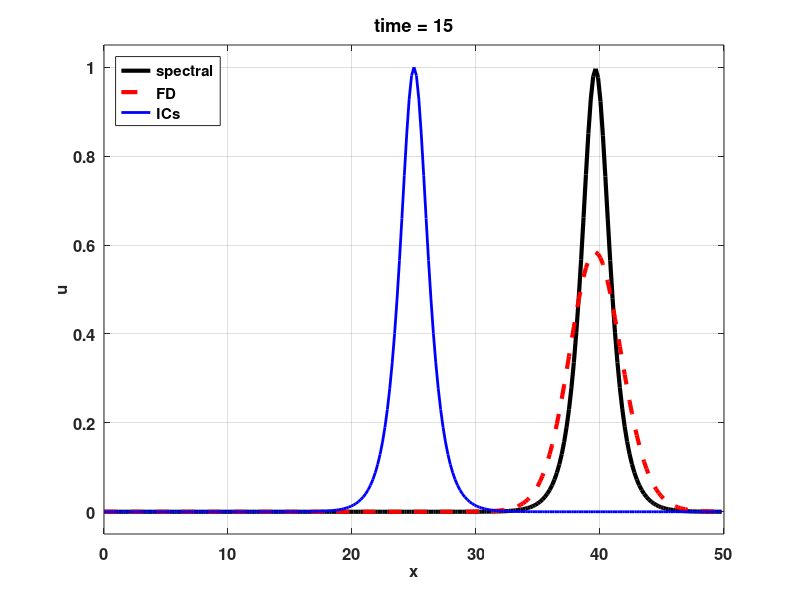

Source code (MATLAB):
%FFT and FD based methods for advection equation with periodic BCs
clear all;close all

%define a spatial grid
xmin = 0;
xmax = 50;
N = 2^8;
%Nx is the actual number of points, Nx is the doubled grid for the BCs
x = linspace(xmin,xmax,N+1);
x=x(1:end-1);
dx=x(2)-x(1);

% define wave speed
c=1; cfl=dx/c;

% For FD
xfd = linspace(xmin,xmax,N+1);
dxfd=xfd(2)-xfd(1); dxfd2=dxfd*dxfd;
e=ones(N+1,1);
Dx = spdiags([-e e], -1:0, N+1, N+1);
Dx=(1/dxfd)*Dx;
% for periodic BCs
Dx(1,end)=-Dx(1,1);

%make initial condition
%u0 = [-sech((xn+25)) sech((x-25))];
u0= sech(x-0.5*xmax);
un=u0;
unfd=sech(xfd-0.5*xmax)';

%make wave numbers
nyquist_freq = 2*pi/(xmax-xmin);
ks=[0:N/2-1 0 -N/2+1:-1]*nyquist_freq;
ks2=ks.*ks; ks3=ks2.*ks;

%time step and number of steps
dt = 0.1*cfl; dt2=dt*dt;
numsteps=15;
numouts=50;

figure(1)
clf
plot(x,u0,'k-','linewidth',2)
grid on
xlabel('x','fontweight','bold','fontsize',12);
ylabel('u','fontweight','bold','fontsize',12);
axis([0 xmax -0.05 1.05])
drawnow
t=0;
% first order time stepping
kappa_num=1e-2; % this is artificial viscosity to stabilize the method
diff_fact=1./(1+dt*kappa_num*ks2); % this is the implict diffusion factor
unf=fft(un); % evolve in spectral space
for ii=1:numouts
 for jj=1:numsteps
    t=t+dt;
% spectral
    unf = (unf-dt*c*sqrt(-1)*ks.*unf).*diff_fact;
% FD
    unfd = unfd-dt*c*Dx*unfd;
 end
 un=real(ifft(unf)); % transform back to physical space only for graphics
figure(1)
clf
 set(gcf,'DefaultLineLineWidth',3,'DefaultTextFontSize',12,...
        'DefaultTextFontWeight','bold','DefaultAxesFontSize',12,...
          'DefaultAxesFontWeight','bold');
plot(x,un,'k-',xfd,unfd,'r--',x,u0,'b-','linewidth',2)
grid on
xlabel('x','fontweight','bold','fontsize',12);
ylabel('u','fontweight','bold','fontsize',12);
title(['time = ' num2str(t,2)]);
axis([0 xmax -0.05 1.05])
legend('spectral','FD','ICs','Location','northwest')
drawnow
end
